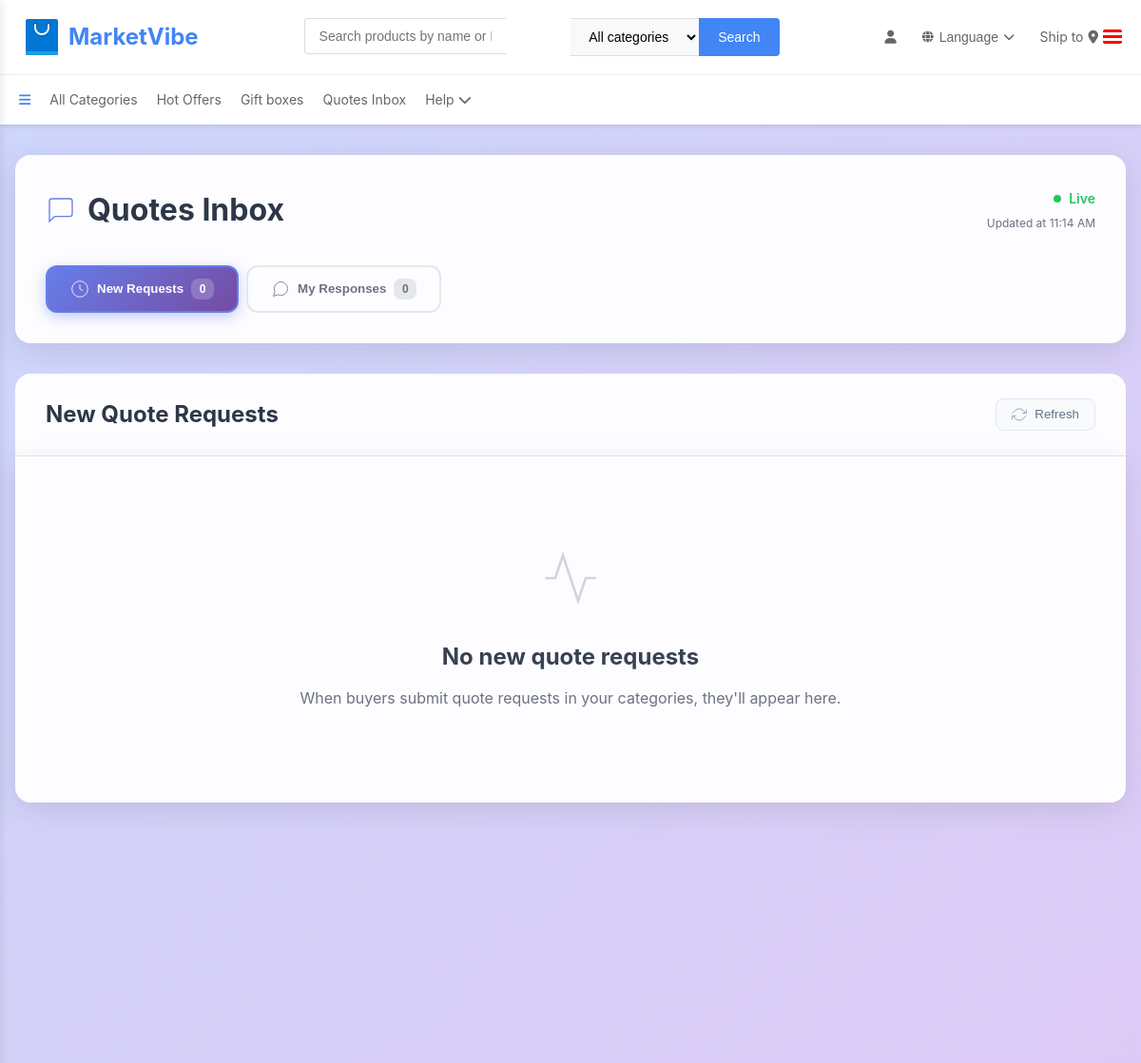
The app's page /quotes/inbox/ (signed in, upper part), older data.
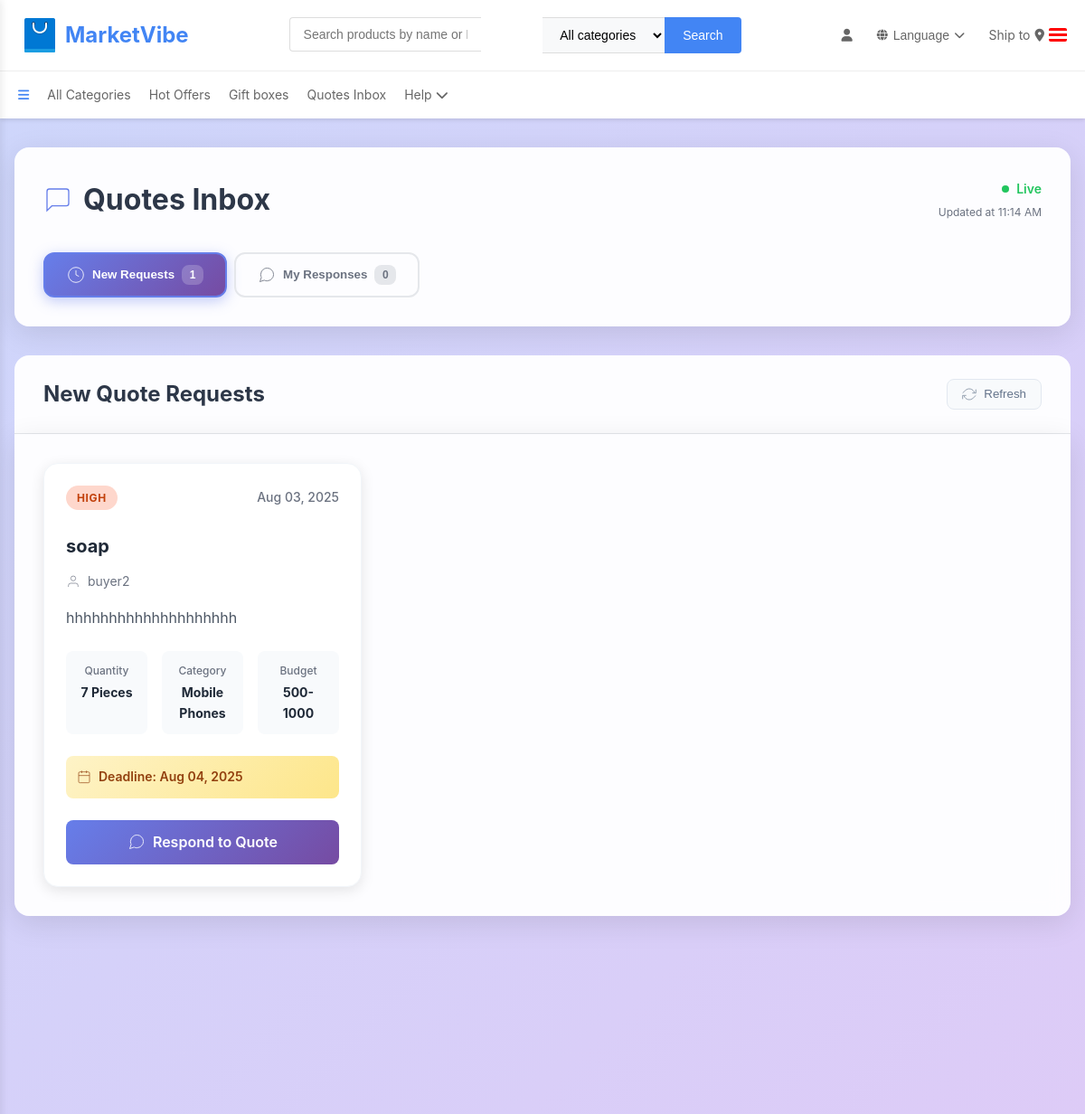
The same page, newer data.
### seller/models.py (models this page shows, shortened)
class QuoteRequest(models.Model):
    QUOTE_STATUS_CHOICES = [
        ('pending', 'Pending'),
        ('responded', 'Seller Responded'),
        ('accepted', 'Accepted'),
        ('rejected', 'Rejected'),
        ('converted', 'Converted to Order'),
        ('expired', 'Expired'),
    ]
    buyer = models.ForeignKey("buyer.Buyer", on_delete=models.CASCADE, related_name='quote_requests')
    category = models.ForeignKey(Category, on_delete=models.CASCADE, related_name='quote_requests')
    product_name = models.CharField(max_length=200)
    description = models.TextField()
    quantity = models.PositiveIntegerField()
    unit = models.CharField(max_length=20, choices=[
        ('pcs', 'Pieces'),
        ('kg', 'Kilograms'),
        ('tons', 'Tons'),
        ('units', 'Units'),
    ], default='pcs')
    urgency = models.CharField(max_length=20, choices=[
        ('low', 'Low'),
        ('medium', 'Medium'),
        ('high', 'High'),
        ('urgent', 'Urgent'),
    ], default='medium')
    status = models.CharField(max_length=20, choices=QUOTE_STATUS_CHOICES, default='pending')
    budget_range = models.CharField(max_length=100, blank=True, null=True)
    delivery_deadline = models.DateField(blank=True, null=True)
    created_at = models.DateTimeField(default=timezone.now)
    updated_at = models.DateTimeField(auto_now=True)
    expires_at = models.DateTimeField(blank=True, null=True)
    class Meta:
        ordering = ['-created_at']

class Category(models.Model):
    name = models.CharField(max_length=100)
    parent = models.ForeignKey("self", on_delete=models.SET_NULL, null=True, blank=True)
    description = models.TextField(null=True, blank=True)
    icon_url = models.URLField(null=True, blank=True)

### buyer/models.py (models this page shows, shortened)
class Buyer(models.Model):
    name = models.CharField(max_length=100)
    email = models.EmailField(unique=True)
    image = models.BinaryField(blank=True, null=True)  # Storing image as binary data (BLOB)
    phone = models.CharField(max_length=20, null=True, blank=True)
    date_of_birth = models.DateField(null=True, blank=True)
    address = models.TextField(blank=True, null=True)
    created_at = models.DateTimeField(default=timezone.now)
    updated_at = models.DateTimeField(auto_now=True)
    def get_image_base64(self):
        """Returns the base64 string to display in templates"""
        if self.image:
            return base64.b64encode(self.image).decode('utf-8')
        return None
    image_data = property(get_image_base64)

### seller/views.py (the view, shortened to what this page needs)
# urls.py: path('quotes/inbox/', views.seller_quotes_inbox, name='seller_quotes_inbox'),
@login_required
def seller_quotes_inbox(request):
    try:
        seller = Seller.objects.get(user=request.user)
        seller_categories = seller.products.values_list('category', flat=True).distinct()
        quote_requests = QuoteRequest.objects.filter(
            category__in=seller_categories,
            status__in=['pending', 'responded']
        ).exclude(
            responses__seller=seller  # Exclude quotes already responded to
        ).order_by('-created_at')
        seller_responses = QuoteResponse.objects.filter(seller=seller).order_by('-created_at')
        context = {
            'quote_requests': quote_requests,
            'seller_responses': seller_responses,
            'seller': seller,
            'title': 'Quotes Inbox - MarketVibe'
        }
        return render(request, 'seller/quotes_inbox.html', context)
    except Seller.DoesNotExist:
        messages.error(request, 'Seller profile not found.')
        return redirect('sellers:index')

### buyer/context_processors.py (called while the page is built, shortened)
def user_sidebar_data(request):
    context = {
        'user_type': None,
        'buyer': None,
        'seller': None,
        'image_base64': None
    }
    if hasattr(request, 'user') and request.user.is_authenticated:
        try:
            buyer = Buyer.objects.filter(email=request.user.email).first()
        except Buyer.DoesNotExist:
            pass
        try:
            seller = Seller.objects.filter(email=request.user.email).first()
            if seller:
                context.update({
                    'user_type': 'seller',
                    'seller': seller,
                    'image_base64': seller.get_image_base64() if seller.image else None
                })
                return context
        except Seller.DoesNotExist:
            pass
    return context

### seller/models.py (called while the page is built)
    def get_image_base64(self):
        if self.image:
            return base64.b64encode(self.image).decode('utf-8')
        return None

### seller/templates/seller/quotes_inbox.html (shortened to what the changed rows need)
{% extends 'index.html' %}
{% load static %}
{% block content %}
<div class="quote-inbox">
    <div class="quote-inbox__container">
        <div class="quote-inbox__header">
            <div class="quote-inbox__header-content">
                <h1 class="quote-inbox__title">
                    <svg class="quote-inbox__title-icon" viewBox="0 0 24 24" fill="none" stroke="currentColor">
                        <path d="M21 15a2 2 0 0 1-2 2H7l-4 4V5a2 2 0 0 1 2-2h14a2 2 0 0 1 2 2z"></path>
                    </svg>
                    Quotes Inbox
                </h1>
            </div>
            <div class="quote-inbox__tabs">
                <button type="button" class="quote-inbox__tab quote-inbox__tab--active" id="newQuotesBtn" data-section="new">
                    <svg class="quote-inbox__tab-icon" viewBox="0 0 24 24" fill="none" stroke="currentColor">
                        <circle cx="12" cy="12" r="10"></circle>
                        <path d="M12 6v6l4 2"></path>
                    </svg>
                    New Requests
                    <span class="quote-inbox__tab-badge" id="newQuotesBadge">{{ quote_requests|length }}</span>
                </button>
            </div>
        </div>
        <div id="newQuotesSection" class="quote-inbox__section quote-inbox__section--active">
            <div class="quote-inbox__section-header">
                <h2 class="quote-inbox__section-title">New Quote Requests</h2>
            </div>
            <div class="quote-inbox__content" id="newQuotesContent">
                {% if quote_requests %}
                    <div class="quote-inbox__grid">
                        {% for quote in quote_requests %}
                        <div class="quote-inbox__card" data-quote-id="{{ quote.id }}">
                            <div class="quote-inbox__card-header">
                                <div class="quote-inbox__urgency-badge quote-inbox__urgency-badge--{{ quote.urgency }}">
                                    {{ quote.get_urgency_display }}
                                </div>
                                <time class="quote-inbox__date">{{ quote.created_at|date:"M d, Y" }}</time>
                            </div>
                            <div class="quote-inbox__card-body">
                                <h3 class="quote-inbox__product-name">{{ quote.product_name }}</h3>
                                <div class="quote-inbox__buyer-info">
                                    <svg class="quote-inbox__buyer-icon" viewBox="0 0 24 24" fill="none" stroke="currentColor">
                                        <path d="M20 21v-2a4 4 0 0 0-4-4H8a4 4 0 0 0-4 4v2"></path>
                                        <circle cx="12" cy="7" r="4"></circle>
                                    </svg>
                                    {{ quote.buyer.name }}
                                </div>
                                <p class="quote-inbox__description">{{ quote.description|truncatewords:20 }}</p>
                                <div class="quote-inbox__details">
                                    <div class="quote-inbox__detail">
                                        <span class="quote-inbox__detail-label">Quantity</span>
                                        <span class="quote-inbox__detail-value">{{ quote.quantity }} {{ quote.get_unit_display }}</span>
                                    </div>
                                    <div class="quote-inbox__detail">
                                        <span class="quote-inbox__detail-label">Category</span>
                                        <span class="quote-inbox__detail-value">{{ quote.category.name }}</span>
                                    </div>
                                    <div class="quote-inbox__detail">
                                        <span class="quote-inbox__detail-label">Budget</span>
                                        <span class="quote-inbox__detail-value">{{ quote.budget_range|default:"Not specified" }}</span>
                                    </div>
                                </div>
                                {% if quote.delivery_deadline %}
                                <div class="quote-inbox__deadline">
                                    <svg class="quote-inbox__deadline-icon" viewBox="0 0 24 24" fill="none" stroke="currentColor">
                                        <rect x="3" y="4" width="18" height="18" rx="2" ry="2"></rect>
                                        <line x1="16" y1="2" x2="16" y2="6"></line>
                                        <line x1="8" y1="2" x2="8" y2="6"></line>
                                        <line x1="3" y1="10" x2="21" y2="10"></line>
                                    </svg>
                                    Deadline: {{ quote.delivery_deadline|date:"M d, Y" }}
                                </div>
                                {% endif %}
                            </div>
                            <div class="quote-inbox__card-footer">
                                <a href="{% url 'sellers:respond_to_quote' quote.id %}" class="quote-inbox__respond-btn">
                                    <svg viewBox="0 0 24 24" fill="none" stroke="currentColor">
                                        <path d="M21 11.5a8.38 8.38 0 0 1-.9 3.8 8.5 8.5 0 0 1-7.6 4.7 8.38 8.38 0 0 1-3.8-.9L3 21l1.9-5.7a8.38 8.38 0 0 1-.9-3.8 8.5 8.5 0 0 1 4.7-7.6 8.38 8.38 0 0 1 3.8-.9h.5a8.48 8.48 0 0 1 8 8v.5z"></path>
                                    </svg>
                                    Respond to Quote
                                </a>
                            </div>
                        </div>
                        {% endfor %}
                    </div>
                {% else %}
                    <div class="quote-inbox__empty">
                        <svg class="quote-inbox__empty-icon" viewBox="0 0 24 24" fill="none" stroke="currentColor">
                            <polyline points="22 12 18 12 15 21 9 3 6 12 2 12"></polyline>
                        </svg>
                        <h3 class="quote-inbox__empty-title">No new quote requests</h3>
                        <p class="quote-inbox__empty-text">When buyers submit quote requests in your categories, they'll appear here.</p>
                    </div>
                {% endif %}
            </div>
        </div>
    </div>
</div>
{% endblock %}

Row changes from the older to the newer data that the page shows:
added QuoteRequest: urgency "HIGH", created_at "Aug 03, 2025", product_name "soap", buyer.name "buyer2", description "hhhhhhhhhhhhhhhhhhhh", quantity "7", unit "Pieces", category.name "Mobile Phones", budget_range "500-1000", delivery_deadline "Aug 04, 2025"
Text that changed along with them:
{{ quote_requests|length }}: "0" → "1"
text no longer shown: "No new quote requests When buyers submit quote requests in your categories, they'll appear here."
